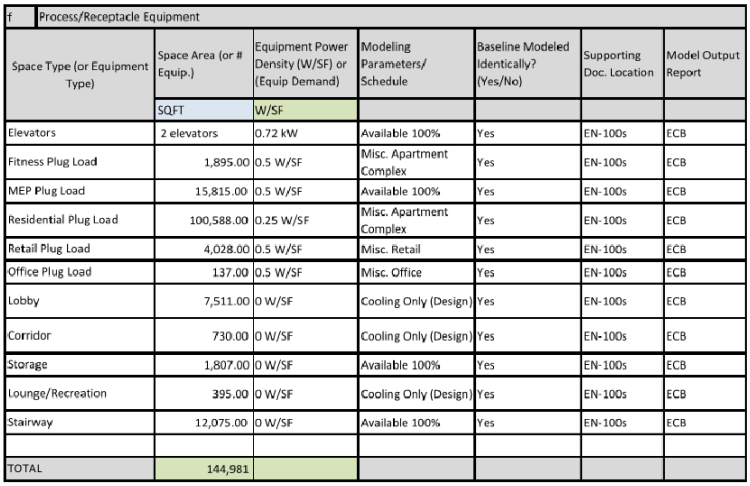
#> input picture pictures/test_text2.png, 750 x 486 px
$ jupyter execute --allow-errors Tester4_machine_read.ipynb   (shell and % lines are left out)
#> lines starting #> are read from the running program, lines starting #| are printed output that depends on the picture; after the words box and inside, x2 and y2 are one past the last pixel; in counts of white or black regions, pixels touching at a corner belong together
[cell 1]
from PIL import Image
import numpy as np
import pytesseract
import cv2
import matplotlib.pyplot as plt
import matplotlib.image as mpimg
import pandas as pd
from pytesseract import Output
pytesseract.pytesseract.tesseract_cmd = r'C:\Program Files\Tesseract-OCR/tesseract.exe'
from collections import namedtuple
import argparse
import imutils
import layoutparser as lp

[cell 2]
# [49 lines left out: functions align_images, cleanup_text, not called in this run]

[cell 3]
image1 = cv2.imread(cv2.samples.findFile('pictures/test_text2.png'))
#> image1 is the input picture: shape (486, 750, 3); mean B, G, R 209.1, 209.7, 209.4
image1 = cv2.resize(image1, None, fx=1.25, fy=1.25, interpolation=cv2.INTER_CUBIC)
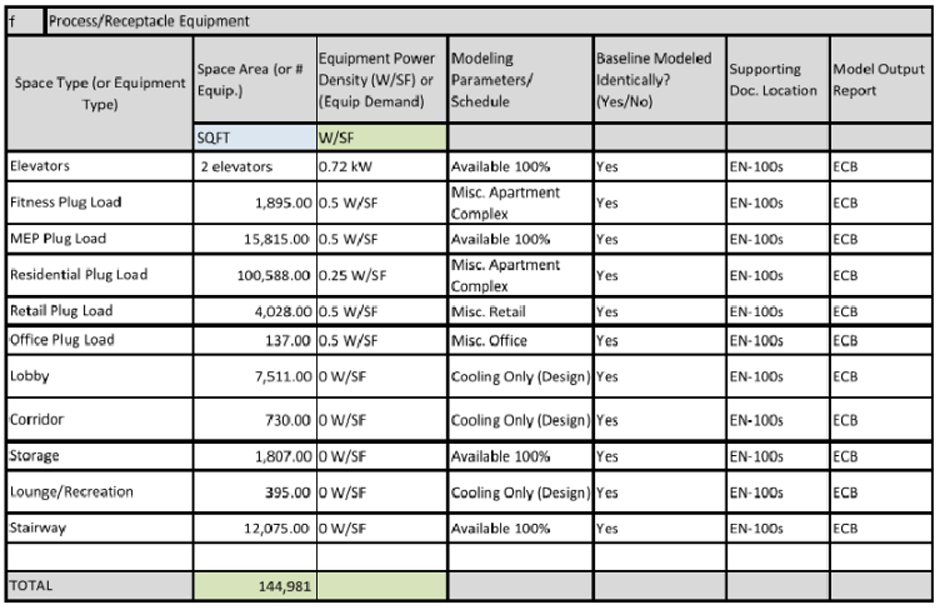
#> image1: shape (608, 938, 3); mean B, G, R 209, 209.6, 209.4
#image1 = image1.astype("uint8")
kernel = np.ones((1, 1), np.uint8)
image1 = cv2.dilate(image1, kernel, iterations=10)
image1 = cv2.erode(image1, kernel, iterations=10)
cImage1 = np.copy(image1) #image to draw lines
cv2.imshow("test_text2.png", image1) #name the window as "image"
plt.imshow(image1)
plt.show()
cv2.waitKey(0)
cv2.destroyWindow("test_text2.png") #close the window

[cell 4]
gray = cv2.cvtColor(image1, cv2.COLOR_BGR2GRAY)
#gray = cv2.threshold(gray, 0, 255, cv2.THRESH_BINARY + cv2.THRESH_OTSU)[1]
cv2.imshow("gray", gray)
plt.imshow(gray)
plt.show()
cv2.waitKey(0)
cv2.destroyWindow("gray")
canny = cv2.Canny(gray, 50, 150)
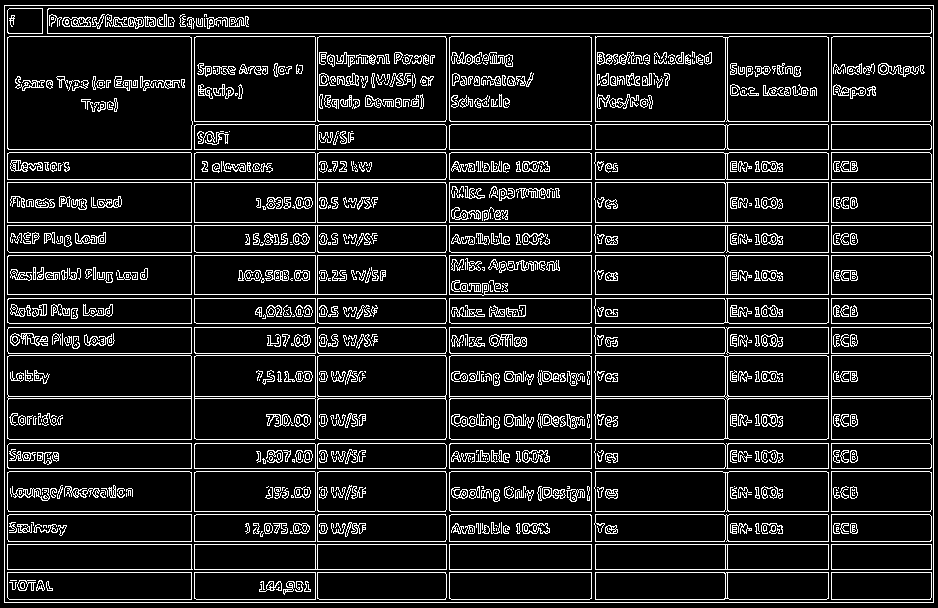
#> canny: shape (608, 938); 12% white in thin lines or dots
cv2.imshow("canny", canny)
plt.imshow(canny)
plt.show()
cv2.waitKey(0)
cv2.destroyWindow("canny")

[cell 5]
# cv.HoughLinesP(image, rho, theta, threshold[, lines[, minLineLength[, maxLineGap]]]) → lines
rho = 1
theta = np.pi/180
threshold = 50
minLinLength = 350
maxLineGap = 6
linesP = cv2.HoughLinesP(canny, rho , theta, threshold, None, minLinLength, maxLineGap)
#> linesP = 48 rows, first 6: [4, 149, 933, 149], [4, 443, 933, 443], [4, 5, 933, 5], [4, 36, 933, 36], [4, 33, 933, 33], [4, 514, 933, 514]
linesP2 = cv2.HoughLinesP(canny, rho , theta, threshold, None, minLinLength, maxLineGap)
#> linesP2 has the same summary as linesP

[cell 6]
def overlapping_filter(lines, sorting_index):
    filtered_lines = []

    lines = sorted(lines, key=lambda lines: lines[sorting_index])
    separation = 5
    for i in range(len(lines)):
            l_curr = lines[i]
            if(i>0):
                l_prev = lines[i-1]
                if ( (l_curr[sorting_index] - l_prev[sorting_index]) > separation):
                    filtered_lines.append(l_curr)
            else:
                filtered_lines.append(l_curr)

    return filtered_lines
def is_vertical(line):
    return line[0]==line[2]
def is_horizontal(line):
    return line[1]==line[3]

[cell 7]
horizontal_lines = []
vertical_lines = []

if linesP is not None:
    for i in range(0, len(linesP)):
        l = linesP[i][0]
        if (is_vertical(l)):
            vertical_lines.append(l)

        elif (is_horizontal(l)):
            horizontal_lines.append(l)
#> this loop made 48 passes
#> l on passes 1 to 12: [4, 149, 933, 149], [4, 443, 933, 443], [4, 5, 933, 5], [4, 36, 933, 36], [4, 33, 933, 33], [4, 514, 933, 514], [4, 182, 933, 182], [4, 396, 933, 396], [4, 471, 933, 471], [4, 439, 933, 439], [4, 353, 933, 353], [4, 569, 933, 569]
#> after the loop, horizontal_lines = 34 items, first 6: [4, 149, 933, 149], [4, 443, 933, 443], [4, 5, 933, 5], [4, 36, 933, 36], [4, 33, 933, 33], [4, 514, 933, 514]; vertical_lines = 14 items, first 6: [727, 598, 727, 37], [4, 601, 4, 6], [725, 598, 725, 37], [7, 597, 7, 10], [317, 598, 317, 37], [315, 598, 315, 37]
    horizontal_lines = overlapping_filter(horizontal_lines, 1)
#> in overlapping_filter, `lines = sorted(lines, key=lambda lines: lines[sorting_index])`: lines = 34 items, first 6: [4, 5, 933, 5], [4, 8, 933, 8], [4, 33, 933, 33], [4, 36, 933, 36], [192, 121, 933, 121], [192, 124, 933, 124]
#> the loop in overlapping_filter, `for i in range(len(lines)):` made 34 passes
#> (l_curr, l_prev) on passes 2 to 13: ([4, 8, 933, 8], [4, 5, 933, 5]), ([4, 33, 933, 33], [4, 8, 933, 8]), ([4, 36, 933, 36], [4, 33, 933, 33]), ([192, 121, 933, 121], [4, 36, 933, 36]), ([192, 124, 933, 124], [192, 121, 933, 121]), ([4, 149, 933, 149], [192, 124, 933, 124]), ([4, 152, 933, 152], [4, 149, 933, 149]), ([4, 179, 933, 179], [4, 152, 933, 152]), ([4, 182, 933, 182], [4, 179, 933, 179]), ([4, 222, 933, 222], [4, 182, 933, 182]), ([4, 225, 933, 225], [4, 222, 933, 222]), ([4, 252, 933, 252], [4, 225, 933, 225])
#> after the loop in overlapping_filter, `for i in range(len(lines)):`: filtered_lines = 17 items, first 6: [4, 5, 933, 5], [4, 33, 933, 33], [192, 121, 933, 121], [4, 149, 933, 149], [4, 179, 933, 179], [4, 222, 933, 222]
#> horizontal_lines has the same summary as filtered_lines in overlapping_filter
    vertical_lines = overlapping_filter(vertical_lines, 0)
#> the loop in overlapping_filter (call 2), `for i in range(len(lines)):` made 14 passes
#> (l_curr, l_prev) on passes 2 to 13: ([7, 597, 7, 10], [4, 601, 4, 6]), ([191, 598, 191, 37], [7, 597, 7, 10]), ([194, 598, 194, 37], [191, 598, 191, 37]), ([315, 598, 315, 37], [194, 598, 194, 37]), ([317, 598, 317, 37], [315, 598, 315, 37]), ([449, 598, 449, 37], [317, 598, 317, 37]), ([591, 598, 591, 37], [449, 598, 449, 37]), ([595, 598, 595, 37], [591, 598, 591, 37]), ([725, 598, 725, 37], [595, 598, 595, 37]), ([727, 598, 727, 37], [725, 598, 725, 37]), ([828, 598, 828, 37], [727, 598, 727, 37]), ([831, 598, 831, 37], [828, 598, 828, 37])
#> vertical_lines = [[4, 601, 4, 6], [191, 598, 191, 37], [315, 598, 315, 37], [449, 598, 449, 37], [591, 598, 591, 37], [725, 598, 725, 37], [828, 598, 828, 37], [933, 601, 933, 6]]
for i, line in enumerate(horizontal_lines):
    cv2.line(cImage1, (line[0], line[1]), (line[2], line[3]), (0,255,0), 3, cv2.LINE_AA)
    cv2.putText(cImage1, str(i) + "h", (line[0] + 5, line[1]), cv2.FONT_HERSHEY_SIMPLEX, 0.5, (0, 0, 0), 1, cv2.LINE_AA)
#> this loop made 17 passes
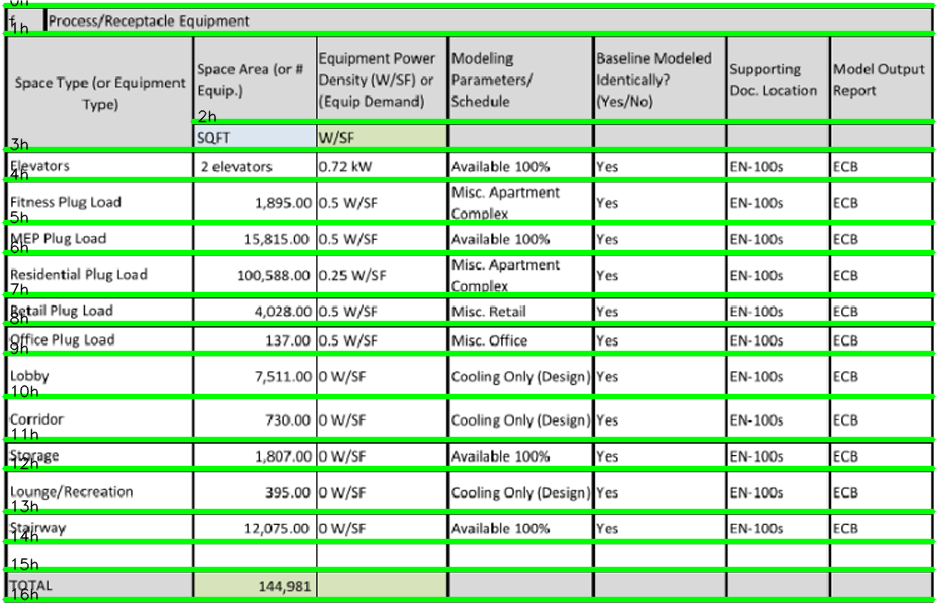
#> cImage1: shape (608, 938, 3); 19.53% of pixels changed, all inside (x1, y1, x2, y2) = (1, 0, 937, 603)
for i, line in enumerate(vertical_lines):
    cv2.line(cImage1, (line[0], line[1]), (line[2], line[3]), (0,0,255), 3, cv2.LINE_AA)
    cv2.putText(cImage1, str(i) + "v", (line[0], line[1] + 5), cv2.FONT_HERSHEY_SIMPLEX, 0.5, (0, 0, 0), 1, cv2.LINE_AA)
#> this loop made 8 passes
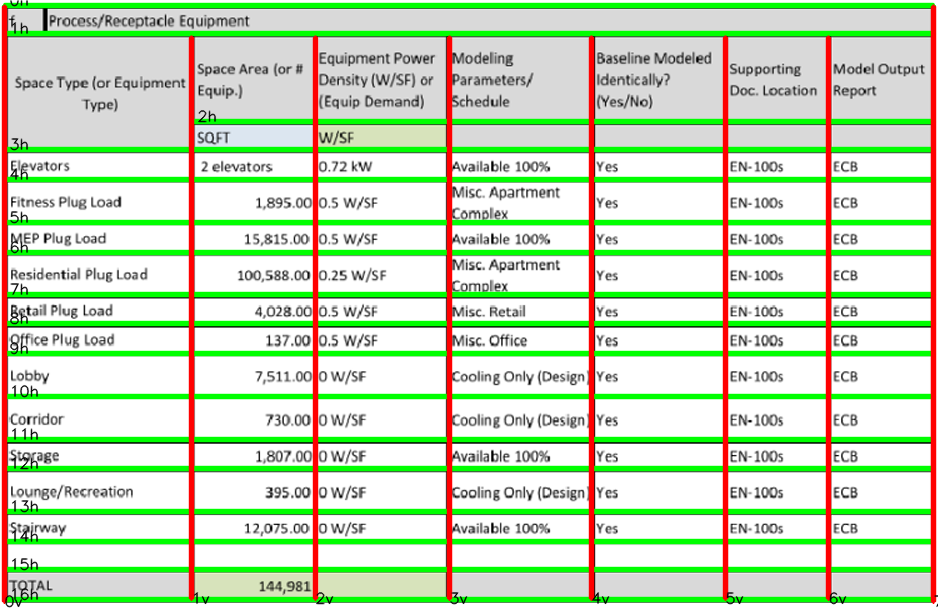
#> cImage1: shape (608, 938, 3); 5.76% of pixels changed, all inside (x1, y1, x2, y2) = (1, 4, 938, 608)
cv2.imshow("with_line", cImage1)
plt.imshow(cImage1)
plt.show()
cv2.waitKey(0)
cv2.destroyWindow("with_line") #close the window

[cell 8]
## set keywords
keywords = ['spacetype','spacearea','equipmentpowerdensity','modelingparameterschedule','baselinemodeledidentically','supportingdoclocation','modeloutputreport']
dict1 = {}
dict2= {}
for keyword in keywords:
  dict1[keyword] = []
  dict2[keyword] = []
## set counter for image indexing
counter = 0

## set line index
first_line_index = 4
last_line_index = 16
def get_cropped_image(image, x, y, w, h):
    cropped_image = image[ y:y+h , x:x+w ]
    return cropped_image
def get_ROI(image, horizontal, vertical, left_line_index, right_line_index, top_line_index, bottom_line_index, offset=4):
    x1 = vertical[left_line_index][2] + offset
    y1 = horizontal[top_line_index][3] + offset
    x2 = vertical[right_line_index][2] - offset
    y2 = horizontal[bottom_line_index][3] - offset

    w = x2 - x1
    h = y2 - y1

    cropped_image = get_cropped_image(image, x1, y1, w, h)

    return cropped_image, (x1, y1, w, h)

[cell 9]
# [6 lines left out: function draw_text, not called in this run]
def detect(cropped_frame, is_number = False):
    if (is_number):
        text = pytesseract.image_to_string(cropped_frame, lang='eng',
                                           config ='--psm 10')
    else:
        text = pytesseract.image_to_string(cropped_frame, lang='eng',
                                           config ='--psm 10')

    return text
# [11 lines left out: function invert_area, not called in this run]

#> (a cell that did not finish here is left out)

[cell 11]
for info in dict1:
 curr=dict1.get(info);
 for i in range(len(curr)):
  curr[i]=curr[i].replace('\n','')
  if curr[i]=='Be'or curr[i]=='re' or curr[i]=='BS' or curr[i]=='Be':
    curr[i]=''
  if info=='spacearea':
   if ' ' in curr[i]:
    curr[i]=curr[i].replace(' ','.')
  # [5 lines of commented-out code are left out]
  if info=='equipmentpowerdensity':
    curr[i]=curr[i].replace('O','0')
    curr[i]=curr[i].replace('WISE','W/SF')
 dict1[info]=curr
#> after the loop, dict1 = {'spacetype': [], 'spacearea': [], 'equipmentpowerdensity': [], 'modelingparameterschedule': [], 'baselinemodeledidentically': [], 'supportingdoclocation': [], 'modeloutputreport': []}
dict1
#> Out has the same summary as dict1

[cell 12]
newfile=pd.DataFrame.from_dict(dict1)
#> newfile = table of 0 rows and 7 columns
newfile.to_csv("output3.csv")

[cell 13]
pd.options.display.max_columns = None
df3 = pd.read_csv("output3.csv")
display(df3)

#> (a cell that did not finish here is left out)

[cell 15]
# [6 lines of commented-out code are left out]
image10 = cv2.imread(cv2.samples.findFile('pictures/test_text2.png'))
image10 = cv2.resize(image10, None, fx=1.25, fy=1.25, interpolation=cv2.INTER_CUBIC)
#image10 = image10.astype("uint8")
kernel1 = np.ones((1, 1), np.uint8)
image10 = cv2.dilate(image10, kernel1, iterations=10)
image10 = cv2.erode(image10, kernel1, iterations=10)
image2=image10
image10 = image10[..., ::-1]
image10 = cv2.cvtColor(image10, cv2.COLOR_BGR2RGB)
#> (the rest of this cell did not finish here and is left out)

[cell 16]
horizontal_lines1 = []
vertical_lines1 = []

if linesP2 is not None:
    for i in range(0, len(linesP2)):
        l = linesP2[i][0]
        if (is_vertical(l)):
            vertical_lines1.append(l)

        elif (is_horizontal(l)):
            horizontal_lines1.append(l)
#> after the loop, horizontal_lines1 has the same summary as horizontal_lines; vertical_lines1 = 14 items, first 6: [727, 598, 727, 37], [4, 601, 4, 6], [725, 598, 725, 37], [7, 597, 7, 10], [317, 598, 317, 37], [315, 598, 315, 37]
    horizontal_lines1 = overlapping_filter(horizontal_lines1, 1)
#> horizontal_lines1 has the same summary as filtered_lines in overlapping_filter
    vertical_lines1 = overlapping_filter(vertical_lines1, 0)
#> vertical_lines1 has the same summary as vertical_lines
#> (the rest of this cell did not finish here and is left out)

[cell 17]
counter1 = 0
print("Start detecting text...")
gray1 = cv2.cvtColor(image10, cv2.COLOR_BGR2GRAY)
(thresh1, bw1) = cv2.threshold(gray1, 0, 255, cv2.THRESH_BINARY | cv2.THRESH_OTSU)
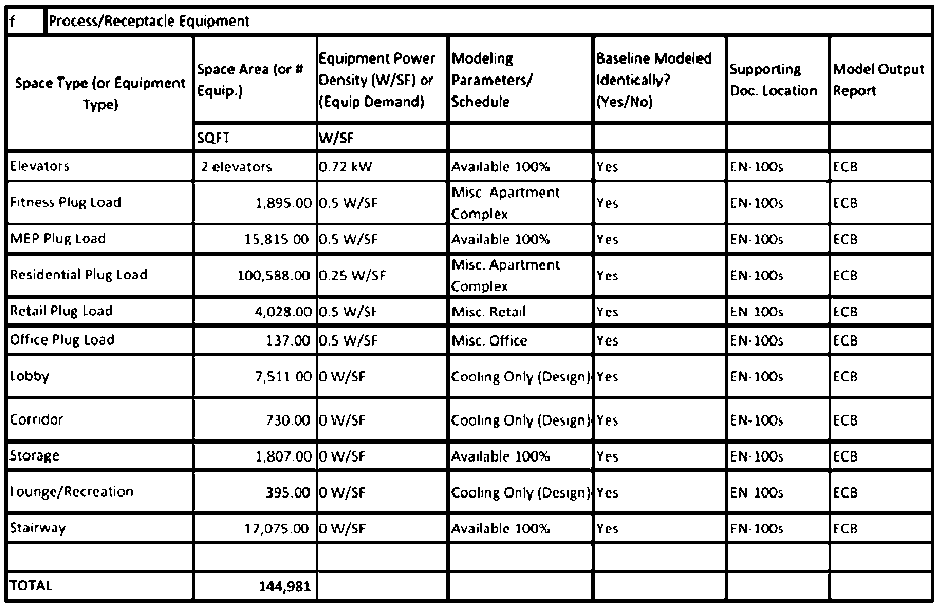
#> bw1: shape (608, 938); 83.3% white; 809 black regions (165 under 20 px), largest, box (x1, y1, x2, y2) and area: (4, 5, 934, 603) 69818, (207, 17, 228, 29) 115, (90, 102, 113, 112) 110
#> thresh1 = 150
# [6 lines of commented-out code are left out]
#> (the rest of this cell did not finish here and is left out)

[cell 18]
for info in dict2:
 curr=dict2.get(info);
 for i in range(len(curr)):
  curr[i]=curr[i].replace('\n','')
  if curr[i]=='Be'or curr[i]=='re' or curr[i]=='BS' or curr[i]=='Be':
    curr[i]=''
  if info=='spacearea':
   if ' ' in curr[i]:
    curr[i]=curr[i].replace(' ','.')
  # [5 lines of commented-out code are left out]
  if info=='equipmentpowerdensity':
    curr[i]=curr[i].replace('O','0')
    curr[i]=curr[i].replace('WISE','W/SF')
 dict2[info]=curr
#> this loop made 7 passes
#> info on passes 1 to 7: 'spacetype', 'spacearea', 'equipmentpowerdensity', 'modelingparameterschedule', 'baselinemodeledidentically', 'supportingdoclocation', 'modeloutputreport'
#> after the loop, dict2 has the same summary as dict1
dict2
#> Out has the same summary as dict1
